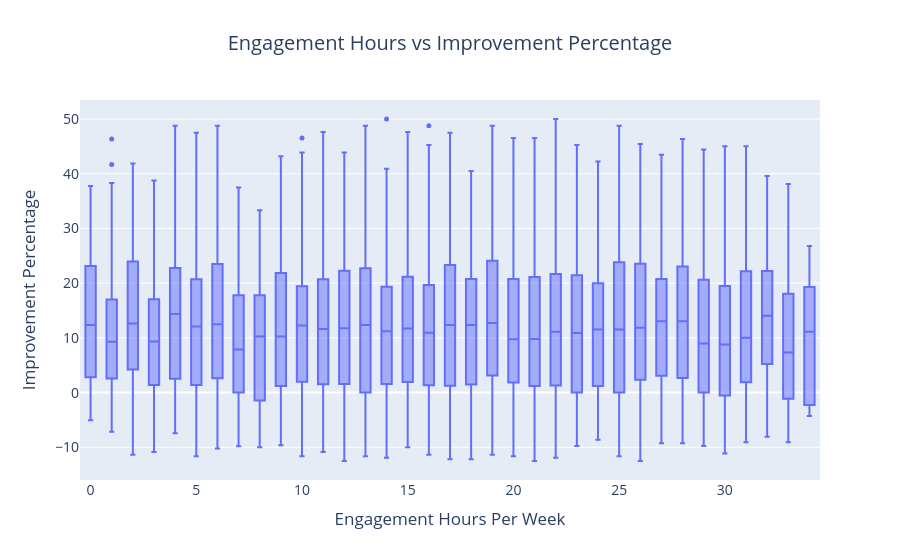

The code cell stored with this chart in its notebook:
### Code cell
fig= px.box(
    df,
    x="Total_Engagement_Hours_Per_Week",
    y="Improvement_Percentage",
    labels={
    "Total_Engagement_Hours_Per_Week":"Engagement Hours Per Week",
    "Improvement_Percentage":"Improvement Percentage",
    },
    

    title="Engagement Hours vs Improvement Percentage"
)
fig.update_layout(
    title_x=0.5,
    font=dict(size=14),
)
fig.update_traces(
    marker_size=5
)
fig.show()

### Figure 1 — Plotly figure (JSON) as saved in the notebook; plotly's stock layout.template omitted (floating-point values rounded to 4 significant figures; data arrays with more than 128 entries replaced by an {"elided": "..."} marker saying what was removed)
{"data": [{"alignmentgroup": "True", "hovertemplate": "Engagement Hours Per Week=%{x}<br>Improvement Percentage=%{y}<extra></extra>", "legendgroup": "", "marker": {"color": "#636efa", "size": 5}, "name": "", "notched": false, "offsetgroup": "", "orientation": "v", "showlegend": false, "type": "box", "x": {"elided": "5000 int values"}, "x0": " ", "xaxis": "x", "y": {"elided": "5000 float values"}, "y0": " ", "yaxis": "y"}], "layout": {"boxmode": "group", "font": {"size": 14}, "legend": {"tracegroupgap": 0}, "title": {"text": "Engagement Hours vs Improvement Percentage", "x": 0.5}, "xaxis": {"anchor": "y", "domain": [0, 1], "title": {"text": "Engagement Hours Per Week"}}, "yaxis": {"anchor": "x", "domain": [0, 1], "title": {"text": "Improvement Percentage"}}}}
